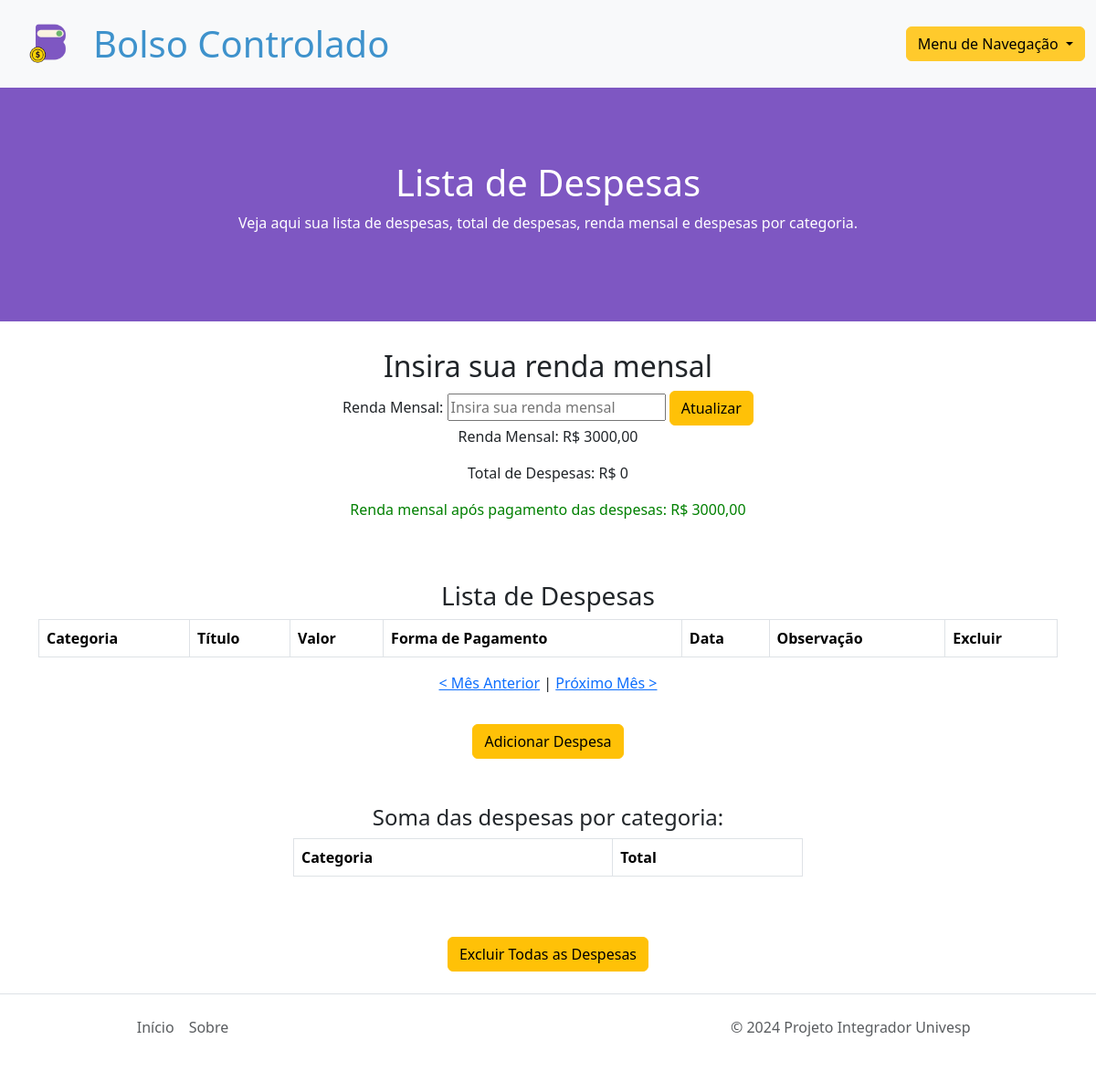
Page /expenses/2025/5/ (signed in) on the earlier database version.
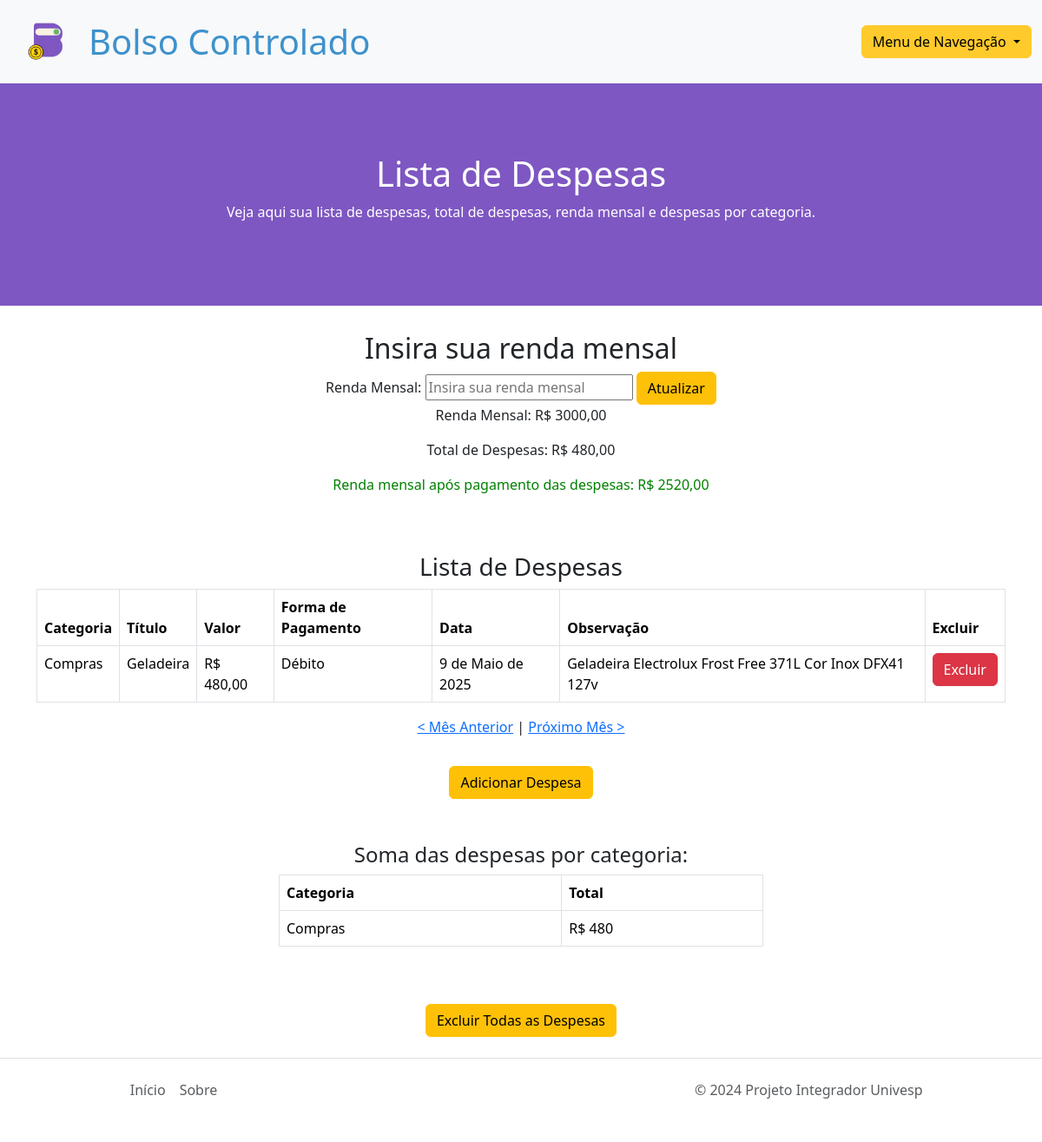
Same page on the later database version.
### expenses/models.py (models this page shows, shortened)
class Expense(models.Model):
    expense_category = models.CharField(max_length=20, choices=CATEGORY_CHOICES, verbose_name='Categoria', default='categoria1')
    title = models.CharField(max_length=30, verbose_name='Título')
    amount = models.DecimalField(max_digits=10, decimal_places=2, verbose_name='Valor')
    date = models.DateField(verbose_name='Data')
    user = models.ForeignKey(User, on_delete=models.CASCADE, related_name='expenses')
    payment_method = models.CharField(blank=True, max_length=20, choices=PAYMENT_CHOICES, verbose_name='Forma de Pagamento (Opcional)', default='Dinheiro')
    observation = models.TextField(blank=True, verbose_name='Observação', max_length=60)
    duration_months = models.IntegerField(verbose_name='Duração em Meses', default=1)
    class Meta:
        verbose_name = 'Despesa'
        verbose_name_plural = 'Despesas'

### expenses/views.py (the view, shortened to what this page needs)
# urls.py: path('expenses/', ExpenseListView.as_view(), name='expense_list'),
class ExpenseListView(LoginRequiredMixin, ListView):
    model = Expense
    template_name = 'expenses/expense_list.html'
    context_object_name = 'expenses'
    def get_queryset(self):
        year = self.kwargs.get('year', None)
        month = self.kwargs.get('month', None)
        if year is None or month is None:
            current_date = datetime.now()
            year = current_date.year
            month = current_date.month
        return Expense.objects.filter(user=self.request.user, date__year=year, date__month=month)
    def get_context_data(self, **kwargs):
        context = super().get_context_data(**kwargs)
        year = int(self.kwargs.get('year', datetime.now().year))
        month = int(self.kwargs.get('month', datetime.now().month))
        prev_month, prev_year = (month - 1, year) if month > 1 else (12, year - 1)
        next_month, next_year = (month + 1, year) if month < 12 else (1, year + 1)
        expenses = self.get_queryset()
        total_expenses = expenses.aggregate(total=Sum('amount'))['total'] or 0
        salary = UserProfile.objects.get(user=self.request.user).salary if UserProfile.objects.filter(user=self.request.user).exists() else None
        difference = salary - total_expenses if salary is not None else None
        expenses_by_category = expenses.values('expense_category').annotate(total_amount=Sum('amount'))
        context.update({
            'total_expenses': round(total_expenses, 2),
            'salary': salary,
            'difference': difference,
            'expenses_by_category': expenses_by_category,
            'year': year,
            'month': month,
            'prev_year': prev_year,
            'prev_month': prev_month,
            'next_year': next_year,
            'next_month': next_month,
        })
        return context

### expenses/templates/expenses/expense_list.html (shortened to what this page needs)
{% extends 'base-3.html' %}
{% load static %}
{% block content %}
<div id="banner">
    <h1 id="cor-letra-banner">Lista de Despesas</h1>
    <p id="cor-letra-banner">Veja aqui sua lista de despesas, total de despesas, renda mensal e despesas por categoria.</p>
</div>
<div class="text-center" style="padding-top: 30px;">
    <h2>Insira sua renda mensal</h2>
    <form action="{% url 'expense_list' %}" method="post">
        <label for="salary">Renda Mensal:</label>
        <input type="text" id="salary" name="salary" placeholder="Insira sua renda mensal">
        <button class="btn btn-warning" type="submit">Atualizar</button>
    </form>
    {% if salary %}
    <p>Renda Mensal: R$ {{ salary }}</p>
    {% endif %}
    <p>Total de Despesas: R$ {{ total_expenses }}</p>
    {% if difference is not None %}
    {% if difference >= 0 %}
        <p style="color: green;">Renda mensal após pagamento das despesas: R$ {{ difference }}</p>
    {% else %}
        <p style="color: red;">Renda mensal após pagamento das despesas: <span style="color: red;">R$ {{ difference }}</span> <span style="color: red;">(Renda negativa)</span></p>
    {% endif %}
{% endif %}
</div>
<h3 class="text-center" style="padding-top: 50px;">Lista de Despesas</h3>
<div class="table-responsive">
    <table class="table table-bordered">
        <thead>
            <tr>
                <th scope="col">Categoria</th>
                <th scope="col">Título</th>
                <th scope="col">Valor</th>
                <th scope="col">Forma de Pagamento</th>
                <th scope="col">Data</th>
                <th scope="col">Observação</th>
                <th scope="col">Excluir</th>
            </tr>
        </thead>
        <tbody>
            {% for expense in expenses %}
            <tr>
                <td>{{ expense.expense_category }}</td>
                <td>{{ expense.title }}</td>
                <td>R$ {{ expense.amount }}</td>
                <td>{{ expense.payment_method }}</td>
                <td>{{ expense.date }}</td>
                <td>{{ expense.observation }}</td>
                <td>
                    <form action="{% url 'delete_expense' expense.id %}" method="post" style="display: inline;">
                        <button type="submit" class="btn btn-danger">Excluir</button>
                    </form>
                </td>
            </tr>
            {% endfor %}
        </tbody>
    </table>
</div>
<div class="text-center" style="margin-bottom:3%">
    {% if year and month %}
        <p>
            <a href="{% if month > 1 %}{% url 'expense_list_month' year=year month=month|add:'-1' %}{% else %}{% url 'expense_list_month' year=year|add:'-1' month=12 %}{% endif %}">&lt; Mês Anterior</a> |
            <a href="{% if month < 12 %}{% url 'expense_list_month' year=year month=month|add:'1' %}{% else %}{% url 'expense_list_month' year=year|add:'1' month=1 %}{% endif %}">Próximo Mês &gt;</a>
        </p>
    {% endif %}
</div>
<div class="text-center">
    <button class="btn btn-warning" onclick="window.location.href='{% url 'add_expense' %}'">Adicionar Despesa</button>
</div>
<div>
    <div class="col-6 mx-auto">
        <h4 class="text-center" style="padding-top: 50px;">Soma das despesas por categoria:</h4>
        <div class="table-responsive">
            <table class="table table-bordered">
                <thead>
                    <tr>
                        <th scope="col">Categoria</th>
                        <th scope="col">Total</th>
                    </tr>
                </thead>
                <tbody>
                    {% for category in expenses_by_category %}
                    <tr>
                        <td>{{ category.expense_category }}</td>
                        <td>R$ {{ category.total_amount }}</td>
                    </tr>
                    {% endfor %}
                </tbody>
            </table>
        </div>
    </div>
</div>
<div class="text-center" style="margin-top: 50px;">
    <button class="btn btn-warning" data-toggle="modal" data-target="#confirmDeleteModal">Excluir Todas as Despesas</button>
</div>
{% endblock content %}

Differences in the rows shown:
added Expense: expense_category "Compras", title "Geladeira", amount "480,00", payment_method "Débito", date "9 de Maio de 2025", observation "Geladeira Electrolux Frost Free 371L Cor Inox DFX41 127v", total_amount "480"
Other differences:
{{ total_expenses }}: "0" → "480,00"
{{ difference }}: "3000,00" → "2520,00"
